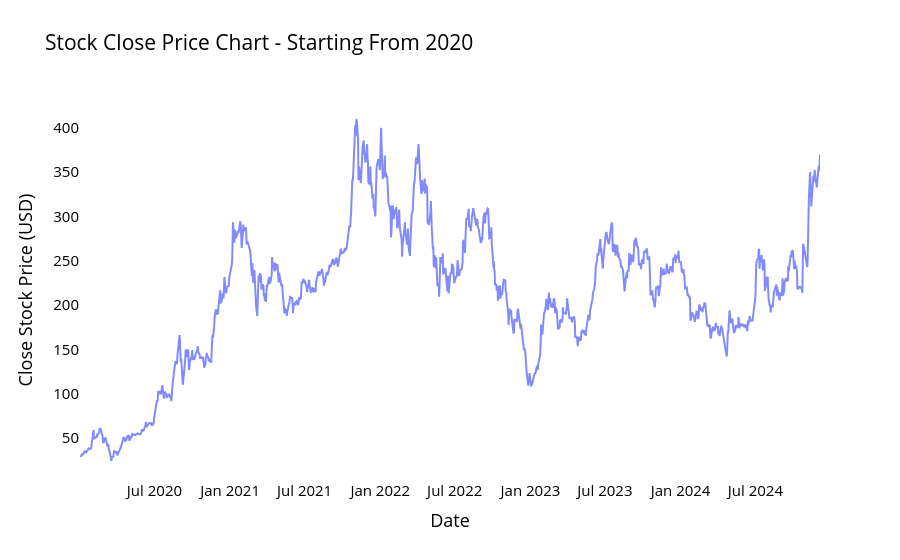

The cell this chart's notebook holds for it:
### Markdown cell above
<a name="pclose"></a>

### Plotting Stock Close price chart

### Code cell
# Create the figure
fig = go.Figure()

# Add the close price line trace
fig.add_trace(go.Scatter(
    x=pricedf['date'], 
    y=pricedf['close'], 
    mode='lines', 
    name='Close Stock Price (USD)',
    line=dict(width=2),
    opacity=0.8
))

# Update layout
fig.update_layout(
    title_text='Stock Close Price Chart - Starting From 2020',
    xaxis_title='Date',
    yaxis_title='Close Stock Price (USD)',
    plot_bgcolor='white',
    font_size=15,
    font_color='black'
)

# Remove gridlines
fig.update_xaxes(showgrid=False)
fig.update_yaxes(showgrid=False)

# Show the figure
fig.show()

### Figure 1 — Plotly figure (JSON) as saved in the notebook; plotly's stock layout.template omitted (floating-point values rounded to 4 significant figures; data arrays with more than 128 entries replaced by an {"elided": "..."} marker saying what was removed)
{"data": [{"line": {"width": 2}, "mode": "lines", "name": "Close Stock Price (USD)", "opacity": 0.8, "type": "scatter", "x": {"elided": "1241 str values"}, "y": {"elided": "1241 float values"}}], "layout": {"font": {"color": "black", "size": 15}, "plot_bgcolor": "white", "title": {"text": "Stock Close Price Chart - Starting From 2020"}, "xaxis": {"showgrid": false, "title": {"text": "Date"}}, "yaxis": {"showgrid": false, "title": {"text": "Close Stock Price (USD)"}}}}
